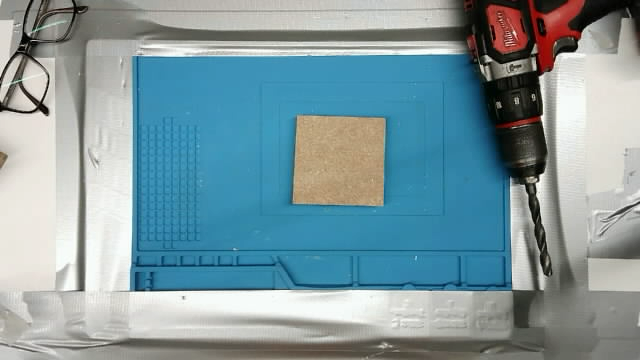
#> input picture plana/fotos_madera/madera_20261122_003519.png, 640 x 360 px, given in place of the camera
$ python madera.py
#> lines starting #> are read from the running program, lines starting #| are printed output that depends on the picture; after the words box and inside, x2 and y2 are one past the last pixel; in counts of white or black regions, pixels touching at a corner belong together
#!/usr/bin/env python3
"""
madera.py - Detecta la tabla de madera sobre el tapete azul (cámara "front").

Cómo funciona (cada fotograma):
1. Máscara de COLOR de la madera (HSV, rango calibrado haciendo clic sobre la madera).
2. Se QUITA el azul del tapete y el morado del taladro: el fondo nunca cuenta como madera.
3. Limpieza morfológica y la MANCHA MÁS GRANDE dentro de la región de interés.
4. FORMA: rectángulo girado mínimo (minAreaRect) → 4 esquinas, centro, ángulo y tamaño.
   "Relleno" = área de la mancha / área del rectángulo. Una tabla bien vista da ~0.9-1.0.
5. MEMORIA: se acepta una tabla nueva tras `t_aparece` s viéndola bien (relleno ≥ relleno_min).
   Si algo la tapa (mano, taladro, brazo) se mantiene la última buena; si no se ve nada
   compatible durante `t_retirada` s, se da por retirada.

Salida de detectar(img_rgb): dict con
    hay_madera, esquinas_px (4×2, orden horario desde arriba-izq), centro_px, angulo,
    tamano_px (ancho, alto), relleno, area, vista_ahora (si este fotograma la ha visto bien),
    memoria (si es la última buena mantenida), mascara, candidata (lo medido este fotograma)

Herramienta de calibración y prueba:
    python madera.py                    # cámara front de config.json
    python madera.py --camara 1
    python madera.py --imagen foto.png  # sobre una foto guardada

    Clic izquierdo sobre la madera : añade muestra de color (varios clics = rango más robusto)
    Clic derecho sobre el TAPETE   : añade muestra de azul del tapete (para excluirlo mejor)
    R : borrar muestras de madera      T : borrar muestras de tapete
    M : ver/ocultar máscara            F : guardar foto (fotos_madera/)
    G : guardar en config.json         Q / ESC : salir
"""

import argparse
import json
import os
import time
from typing import Dict, Optional

import cv2
import numpy as np

# Valores por defecto (madera clara de pino/contrachapado, tapete azul). Se sobrescriben con config.json → "madera".
POR_DEFECTO = {
    # Medido en el banco (22-11): aglomerado H 16-19, S 76-93, V 172-194; aluminio/cinta/mesa S 3-18.
    # La S mínima es la que separa la madera del aluminio y la cinta: no bajarla de ~40.
    "hsv_min": [8, 45, 110],
    "hsv_max": [30, 150, 255],
    "excluir_azul": True,
    "hsv_azul_min": [90, 60, 30],  # tapete azul
    "hsv_azul_max": [130, 255, 255],
    "excluir_morado": True,        # usa percepcion.hsv_morado
    "roi": "zona",                 # "zona" (zona.json ampliada con margen_roi), "imagen" (toda) o lista de 4 puntos px
    "margen_roi": 0.25,            # ampliación de la zona en (u,v) para la ROI
    "area_min_px": 2500,           # la tabla de prueba (≈9×9 cm) ocupa ~7700 px a 640×360
    "area_max_px": 200000,
    "relleno_min": 0.85,           # para aceptar una tabla "bien vista"
    "proporcion_max": 1.3,         # lado largo / lado corto máximo (la tabla es cuadrada, 9×9 cm). Más alargado →
                                   # algo pegado (mano, brazo): no se acepta como nueva, se mantiene la última buena
    "kernel": 7,                   # tamaño de la limpieza morfológica (px)
    "t_aparece": 0.3,              # s viéndola bien para darla por puesta
    "t_retirada": 1.0,             # s sin evidencia para darla por retirada
    "coincide_px": 15.0,           # esquinas a menos de esto → misma tabla (se suaviza)
    "suavizado": 0.4,              # peso de la medida nueva al suavizar
}


def cargar_json(ruta: str) -> Optional[dict]:
    try:
        with open(ruta, "r") as f:
            return json.load(f)
    except FileNotFoundError:
        return None


def ordenar_esquinas(pts) -> np.ndarray:
    """4 puntos en orden horario (en la imagen) empezando por el de arriba a la izquierda."""
    p = np.asarray(pts, float).reshape(4, 2)
    c = p.mean(axis=0)
    p = p[np.argsort(np.arctan2(p[:, 1] - c[1], p[:, 0] - c[0]))]
    return np.roll(p, -int(np.argmin(p.sum(axis=1))), axis=0)


def distancia_esquinas(a: np.ndarray, b: np.ndarray) -> float:
    """Máxima distancia entre esquinas emparejadas (prueba los 4 giros)."""
    return float(min(np.max(np.linalg.norm(np.roll(a, k, axis=0) - b, axis=1)) for k in range(4)))


class DetectorMadera:
    def __init__(self, config: dict, esquinas_zona: Optional[np.ndarray] = None):
        self.p = {**POR_DEFECTO, **config.get("madera", {})}
        morado = config.get("percepcion", {}).get("hsv_morado")
        self.hsv_morado = (np.array(morado["min"], np.uint8), np.array(morado["max"], np.uint8)) if morado else None
        self.esquinas_zona = None if esquinas_zona is None else np.asarray(esquinas_zona, np.float32)
        self._roi_cache = None
        self.reiniciar()

    # --- parámetros -------------------------------------------------------------------------------------------------
    def poner_rango(self, hsv_min, hsv_max):
        self.p["hsv_min"], self.p["hsv_max"] = [int(x) for x in hsv_min], [int(x) for x in hsv_max]

    def poner_rango_azul(self, hsv_min, hsv_max):
        self.p["hsv_azul_min"], self.p["hsv_azul_max"] = [int(x) for x in hsv_min], [int(x) for x in hsv_max]

    def reiniciar(self):
        self.tabla: Optional[np.ndarray] = None
        self.t_ultima_evidencia = -np.inf
        self.t_buena_desde = None

    # --- región de interés ------------------------------------------------------------------------------------------
    def _roi(self, forma) -> np.ndarray:
        if self._roi_cache is not None and self._roi_cache.shape == forma:
            return self._roi_cache
        m = np.zeros(forma, np.uint8)
        roi = self.p["roi"]
        if isinstance(roi, list) and len(roi) == 4:
            cv2.fillPoly(m, [np.round(np.array(roi)).astype(np.int32)], 255)
        elif roi == "zona" and self.esquinas_zona is not None:
            # zona ampliada: se pasa por (u,v) para ampliar en perspectiva
            d = float(self.p["margen_roi"])
            uv = np.array([[-d, -d], [1 + d, -d], [1 + d, 1 + d], [-d, 1 + d]], np.float32)
            H = cv2.getPerspectiveTransform(np.array([[0, 0], [1, 0], [1, 1], [0, 1]], np.float32), self.esquinas_zona)
            pts = cv2.perspectiveTransform(uv.reshape(-1, 1, 2), H).reshape(-1, 2)
            cv2.fillPoly(m, [np.round(pts).astype(np.int32)], 255)
        else:
            m[:] = 255
        self._roi_cache = m
        return m

    def poligono_roi(self, forma):
        cont, _ = cv2.findContours(self._roi(forma), cv2.RETR_EXTERNAL, cv2.CHAIN_APPROX_SIMPLE)
        return cont

    # --- máscara y medida -------------------------------------------------------------------------------------------
    def mascara(self, img_hsv: np.ndarray) -> np.ndarray:
        p = self.p
        m = cv2.inRange(img_hsv, np.array(p["hsv_min"], np.uint8), np.array(p["hsv_max"], np.uint8))
        if p["excluir_azul"]:
            m &= ~cv2.inRange(img_hsv, np.array(p["hsv_azul_min"], np.uint8), np.array(p["hsv_azul_max"], np.uint8))
        if p["excluir_morado"] and self.hsv_morado is not None:
            m &= ~cv2.inRange(img_hsv, *self.hsv_morado)
        m &= self._roi(m.shape)
        k = max(1, int(p["kernel"]))
        m = cv2.morphologyEx(m, cv2.MORPH_OPEN, np.ones((k, k), np.uint8))
        m = cv2.morphologyEx(m, cv2.MORPH_CLOSE, np.ones((k, k), np.uint8))
        return m

    def medir(self, mascara: np.ndarray) -> Optional[Dict]:
        """La mancha más grande con su rectángulo, o None si no hay ninguna del tamaño adecuado."""
        n, etiquetas, stats, _ = cv2.connectedComponentsWithStats(mascara)
        if n <= 1:
            return None
        k = 1 + int(np.argmax(stats[1:, cv2.CC_STAT_AREA]))
        area = float(stats[k, cv2.CC_STAT_AREA])
        if not (self.p["area_min_px"] <= area <= self.p["area_max_px"]):
            return None
        conts, _ = cv2.findContours((etiquetas == k).astype(np.uint8), cv2.RETR_EXTERNAL, cv2.CHAIN_APPROX_NONE)
        c = max(conts, key=cv2.contourArea)
        rect = cv2.minAreaRect(c)
        area_rect = max(rect[1][0] * rect[1][1], 1.0)
        # contorno exterior: un hueco dentro (taladro encima) no penaliza; un mordisco en el borde sí
        lados = sorted(rect[1])
        return {"esquinas": ordenar_esquinas(cv2.boxPoints(rect)), "relleno": cv2.contourArea(c) / area_rect,
                "area": area, "contorno": c, "proporcion": lados[1] / max(lados[0], 1.0)}

    # --- seguimiento con memoria ------------------------------------------------------------------------------------
    def detectar(self, img_rgb: np.ndarray, t: Optional[float] = None) -> Dict:
        t = time.time() if t is None else t
        hsv = cv2.cvtColor(img_rgb, cv2.COLOR_RGB2HSV)
        m = self.mascara(hsv)
        medida = self.medir(m)
        buena = (medida is not None and medida["relleno"] >= self.p["relleno_min"]
                 and medida["proporcion"] <= self.p["proporcion_max"])
        vista_ahora = False

        if buena:
            esq = medida["esquinas"]
            self.t_ultima_evidencia = t
            if self.tabla is None:
                if self.t_buena_desde is None:
                    self.t_buena_desde = t
                if t - self.t_buena_desde >= self.p["t_aparece"]:
                    self.tabla = esq
            elif distancia_esquinas(esq, self.tabla) <= self.p["coincide_px"]:
                a = float(self.p["suavizado"])
                k = int(np.argmin([np.max(np.linalg.norm(np.roll(esq, j, axis=0) - self.tabla, axis=1))
                                   for j in range(4)]))
                self.tabla = a * np.roll(esq, k, axis=0) + (1 - a) * self.tabla
            elif self._dentro(esq):
                pass               # un trozo dentro de la última buena: está tapada en parte, se mantiene
            else:
                self.tabla = esq   # bien vista pero en otro sitio: la han movido
            vista_ahora = self.tabla is not None
        else:
            self.t_buena_desde = None
            if medida is not None and self.tabla is not None:
                self.t_ultima_evidencia = t   # hay madera pero tapada: se mantiene la última buena
            if self.tabla is not None and t - self.t_ultima_evidencia > self.p["t_retirada"]:
                self.tabla = None

        r = {"hay_madera": self.tabla is not None, "vista_ahora": vista_ahora,
             "memoria": self.tabla is not None and not vista_ahora, "mascara": m, "candidata": medida,
             "relleno": medida["relleno"] if medida else 0.0, "area": medida["area"] if medida else 0.0,
             "esquinas_px": None, "centro_px": None, "angulo": None, "tamano_px": None}
        if self.tabla is not None:
            e = self.tabla
            lados = np.linalg.norm(np.roll(e, -1, axis=0) - e, axis=1)
            largo = int(np.argmax(lados[:2]))   # lado 0 (arriba) o 1 (derecha), el más largo
            v = e[(largo + 1) % 4] - e[largo]
            ang = float(np.degrees(np.arctan2(v[1], v[0])))
            ang = (ang + 90) % 180 - 90        # [-90, 90): ángulo del lado largo respecto a la horizontal
            r.update(esquinas_px=e.copy(), centro_px=tuple(e.mean(axis=0)), angulo=ang,
                     tamano_px=(float(max(lados[:2])), float(min(lados[:2]))))
        return r

    # [20 lines left out: functions _dentro, dibujar, not called in this run]

    def dibujar_debug(self, img_bgr: np.ndarray, r: Dict) -> np.ndarray:
        img = img_bgr.copy()
        cv2.drawContours(img, self.poligono_roi(img.shape[:2]), -1, (120, 120, 120), 1)
        if self.esquinas_zona is not None:
            cv2.polylines(img, [self.esquinas_zona.astype(np.int32)], True, (0, 255, 0), 1)
        cand = r["candidata"]
        if cand is not None:
            cv2.drawContours(img, [cand["contorno"]], -1, (0, 200, 255), 1)
        if r["esquinas_px"] is not None:
            color = (0, 255, 0) if r["vista_ahora"] else (0, 165, 255)
            e = np.round(r["esquinas_px"]).astype(np.int32)
            cv2.polylines(img, [e], True, color, 3)
            for i, (x, y) in enumerate(e):
                cv2.circle(img, (int(x), int(y)), 5, color, -1)
                cv2.putText(img, str(i), (int(x) + 6, int(y) - 6), cv2.FONT_HERSHEY_SIMPLEX, 0.5, color, 1)
            cx, cy = r["centro_px"]
            cv2.drawMarker(img, (int(cx), int(cy)), color, cv2.MARKER_CROSS, 18, 2)
        textos = [
            f"Madera: {'SI' if r['hay_madera'] else 'NO'}" + ("  (MEMORIA)" if r["memoria"] else ""),
            f"Relleno: {r['relleno']:.2f}  (min {self.p['relleno_min']:.2f})   Area: {int(r['area'])} px"
            + (f"   Prop: {r['candidata']['proporcion']:.2f}" if r["candidata"] else ""),
        ]
        if r["angulo"] is not None:
            textos.append(f"Angulo: {r['angulo']:.1f}   Tamano: {r['tamano_px'][0]:.0f}x{r['tamano_px'][1]:.0f} px")
        y = 22
        for tx in textos:
            cv2.putText(img, tx, (10, y), cv2.FONT_HERSHEY_SIMPLEX, 0.55, (0, 0, 0), 3)
            cv2.putText(img, tx, (10, y), cv2.FONT_HERSHEY_SIMPLEX, 0.55, (0, 255, 255), 1)
            y += 22
        return img


# ---------------------------------------------------------------------------------------------------------------------
# Herramienta de calibración
# ---------------------------------------------------------------------------------------------------------------------

# [8 lines left out: function rango_desde_muestras, not called in this run]


def main():
    ap = argparse.ArgumentParser(description="Calibrar y probar la detección de la madera")
    ap.add_argument("--camara", type=int, default=None, help="índice de cámara (por defecto front de config.json)")
    ap.add_argument("--imagen", type=str, default=None, help="probar sobre una foto en vez de la cámara")
    args = ap.parse_args()

    config = cargar_json("config.json") or {}
#> (reads plana/config.json from the repository)
    zona = cargar_json("zona.json")
#> (reads plana/zona.json from the repository)
    esquinas = np.array(zona["esquinas_px"], np.float32) if zona else None
    det = DetectorMadera(config, esquinas)

    cap, foto = None, None
    if args.imagen:
        foto = cv2.imread(args.imagen)
        if foto is None:
            raise SystemExit(f"No puedo leer {args.imagen}")
    else:
        cam = config.get("robot", {}).get("cameras", {}).get("front", {})
        indice = args.camara if args.camara is not None else cam.get("index_or_path", 0)
        cap = cv2.VideoCapture(indice)
        cap.set(cv2.CAP_PROP_FRAME_WIDTH, cam.get("width", 640))
        cap.set(cv2.CAP_PROP_FRAME_HEIGHT, cam.get("height", 360))
        if not cap.isOpened():
            raise SystemExit(f"No puedo abrir la cámara {indice}")

    VENT = "Madera"
    cv2.namedWindow(VENT)
    cv2.namedWindow("Ajustes", cv2.WINDOW_NORMAL)
    nombres = ["H min", "S min", "V min", "H max", "S max", "V max"]
    topes = [179, 255, 255, 179, 255, 255]

    def a_sliders():
        for n, v in zip(nombres, det.p["hsv_min"] + det.p["hsv_max"]):
            cv2.setTrackbarPos(n, "Ajustes", int(v))

    for n, tope, v in zip(nombres, topes, det.p["hsv_min"] + det.p["hsv_max"]):
        cv2.createTrackbar(n, "Ajustes", int(v), tope, lambda _: None)
    cv2.createTrackbar("Relleno min x100", "Ajustes", int(det.p["relleno_min"] * 100), 100, lambda _: None)
    cv2.createTrackbar("Kernel", "Ajustes", int(det.p["kernel"]), 25, lambda _: None)

    estado = {"bgr": None, "madera": [], "azul": [], "ver_mascara": True}

    # [15 lines left out: function raton, not called in this run]

    cv2.setMouseCallback(VENT, raton)
    print(__doc__.split("Herramienta de calibración y prueba:")[1])

    while True:
        if cap is not None:
            ok, bgr = cap.read()
#> bgr is the input picture: shape (360, 640, 3); mean B, G, R 159.5, 153.1, 127.8
            if not ok:
                time.sleep(0.03)
                continue
        else:
            bgr = foto.copy()
        estado["bgr"] = bgr

        v = [cv2.getTrackbarPos(n, "Ajustes") for n in nombres]
        det.poner_rango(v[:3], v[3:])
        det.p["relleno_min"] = cv2.getTrackbarPos("Relleno min x100", "Ajustes") / 100.0
        det.p["kernel"] = max(1, cv2.getTrackbarPos("Kernel", "Ajustes"))

        r = det.detectar(cv2.cvtColor(bgr, cv2.COLOR_BGR2RGB))
#> in detectar, `hsv = cv2.cvtColor(img_rgb, cv2.COLOR_RGB2HSV)`: hsv: shape (360, 640, 3); mean H, S, V 55.7, 78.2, 167.7
#> in mascara, `m = cv2.inRange(img_hsv, np.array(p["hsv_min"], np.uint8), np.array(p[..`:
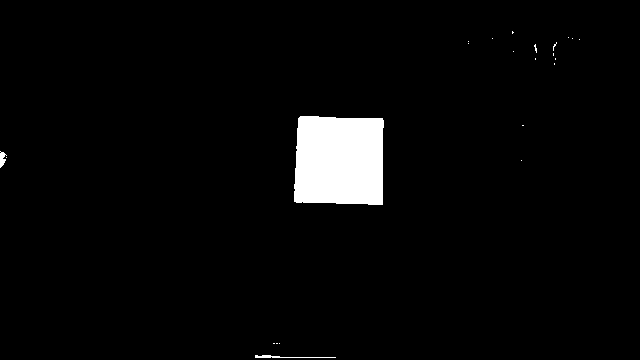
#> m: shape (360, 640); 3.4% white; 23 white regions (20 under 20 px), largest, box (x1, y1, x2, y2) and area: (294, 116, 384, 205) 7530, (255, 355, 336, 358) 117, (0, 151, 7, 168) 69
#> in _roi, `cv2.fillPoly(m, [np.round(pts).astype(np.int32)], 255)`:
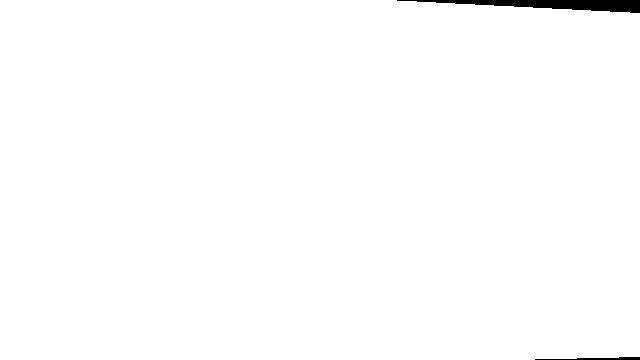
#> m: shape (360, 640); 99.2% white; 2 black regions, box (x1, y1, x2, y2) and area: (397, 0, 640, 13) 1644, (535, 357, 640, 360) 189
#> in mascara, `m = cv2.morphologyEx(m, cv2.MORPH_OPEN, np.ones((k, k), np.uint8))`:
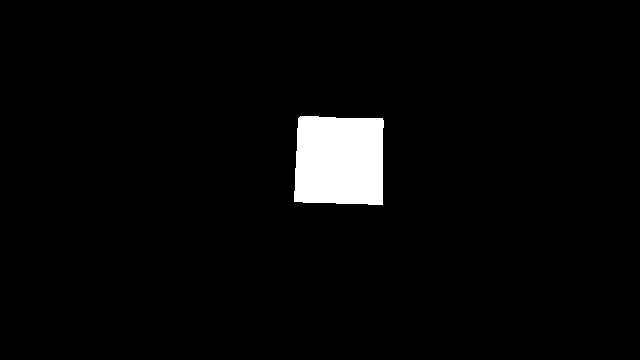
#> m: shape (360, 640); 3.3% white; 1 white region, box (x1, y1, x2, y2) and area: (294, 116, 384, 205) 7516
#> in medir, `n, etiquetas, stats, _ = cv2.connectedComponentsWithStats(mascara)`: etiquetas: shape (360, 640) int32; values 0 (black) and 1 (white), 3.3% white; 1 white region
#> in medir, `n, etiquetas, stats, _ = cv2.connectedComponentsWithStats(mascara)`: n = 2; stats = [[0, 0, 640, 360, 222884], [294, 116, 90, 89, 7516]]
#> in medir, `k = 1 + int(np.argmax(stats[1:, cv2.CC_STAT_AREA]))`: k = 1
#> in medir, `area = float(stats[k, cv2.CC_STAT_AREA])`: area = 7516
#> in medir, `conts, _ = cv2.findContours((etiquetas == k).astype(np.uint8), cv2.RET..`: conts = 1 contour; box (x1, y1, x2, y2) and area: (294, 116, 384, 205) 7344
#> in medir, `c = max(conts, key=cv2.contourArea)`: c = contour of 341 points, box (x1, y1, x2, y2) (294, 116, 384, 205), area 7344
#> in medir, `rect = cv2.minAreaRect(c)`: rect = ((339.2, 159.9), (86.42, 88.36), -88.24)
#> in medir, `area_rect = max(rect[1][0] * rect[1][1], 1.0)`: area_rect = 7636
#> in medir, `lados = sorted(rect[1])`: lados = [86.42, 88.36]
#> in ordenar_esquinas, `p = np.asarray(pts, float).reshape(4, 2)`: p = [[382, 204.4], [293.7, 201.7], [296.3, 115.3], [384.6, 118.1]]
#> in ordenar_esquinas, `c = p.mean(axis=0)`: c = [339.2, 159.9]
#> in ordenar_esquinas, `p = p[np.argsort(np.arctan2(p[:, 1] - c[1], p[:, 0] - c[0]))]`: p = [[296.3, 115.3], [384.6, 118.1], [382, 204.4], [293.7, 201.7]]
#> in detectar, `medida = self.medir(m)`: medida = {'esquinas': [[296.3, 115.3], [384.6, 118.1], [382, 204.4], [293.7, 201.7]], 'relleno': 0.962, 'area': 7516, 'contorno': contour of 341 points, box (x1, y1, x2, y2) (294, 116, 384, 205), area 7344, 'proporcion': 1.02}
#> in detectar, `buena = (medida is not None and medida["relleno"] >= self.p["relleno_m..`: buena = True
#> in detectar, `esq = medida["esquinas"]`: esq has the same summary as p in ordenar_esquinas
#> r = 11 items
        cv2.imshow(VENT, det.dibujar_debug(bgr, r))
#> in dibujar_debug, `cand = r["candidata"]`: cand has the same summary as medida in detectar
#> in dibujar_debug, `cv2.drawContours(img, [cand["contorno"]], -1, (0, 200, 255), 1)`:
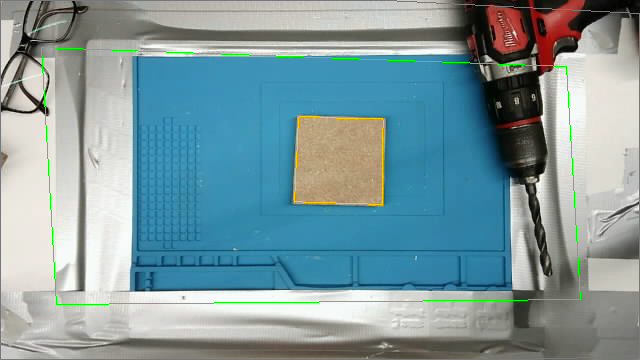
#> img: shape (360, 640, 3); mean B, G, R 157.8, 153.4, 126.4
#> the loop in dibujar_debug, `for tx in textos:` made 2 passes
#> (tx, y) on pass 1: ('Madera: NO', 44)
#> y on pass 2: 66
#> after the loop in dibujar_debug, `for tx in textos:`:
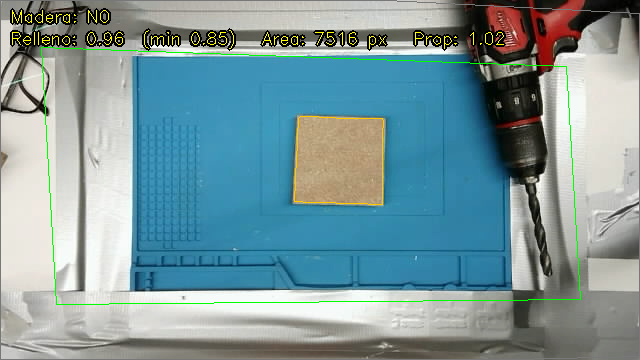
#> img: shape (360, 640, 3); 2.46% of pixels changed, all inside (x1, y1, x2, y2) = (10, 8, 506, 51)
#> after the loop in dibujar_debug, `for tx in textos:`: y = 66
        if estado["ver_mascara"]:
            cv2.imshow("Mascara madera", r["mascara"])

        tecla = cv2.waitKey(30 if foto is not None else 1) & 0xFF
#> (key q is pressed here)
        if tecla in (ord("q"), 27):
            break
        elif tecla == ord("r"):
            estado["madera"].clear()
            print("[Madera] muestras borradas")
        elif tecla == ord("t"):
            estado["azul"].clear()
            print("[Tapete] muestras borradas")
        elif tecla == ord("m"):
            estado["ver_mascara"] = not estado["ver_mascara"]
            if not estado["ver_mascara"]:
                cv2.destroyWindow("Mascara madera")
        elif tecla == ord("f"):
            os.makedirs("fotos_madera", exist_ok=True)
            nombre = time.strftime("fotos_madera/madera_%Y%m%d_%H%M%S.png")
            cv2.imwrite(nombre, bgr)
            print(f"[Foto] guardada {nombre}")
        elif tecla == ord("g"):
            cfg = cargar_json("config.json") or {}
            cfg["madera"] = {**cfg.get("madera", {}), **{k: det.p[k] for k in POR_DEFECTO}}
            with open("config.json", "w") as f:
                json.dump(cfg, f, indent=2, ensure_ascii=False)
            print("[Config] guardado config.json → \"madera\"")

    if cap is not None:
        cap.release()
    cv2.destroyAllWindows()


if __name__ == "__main__":
    main()
